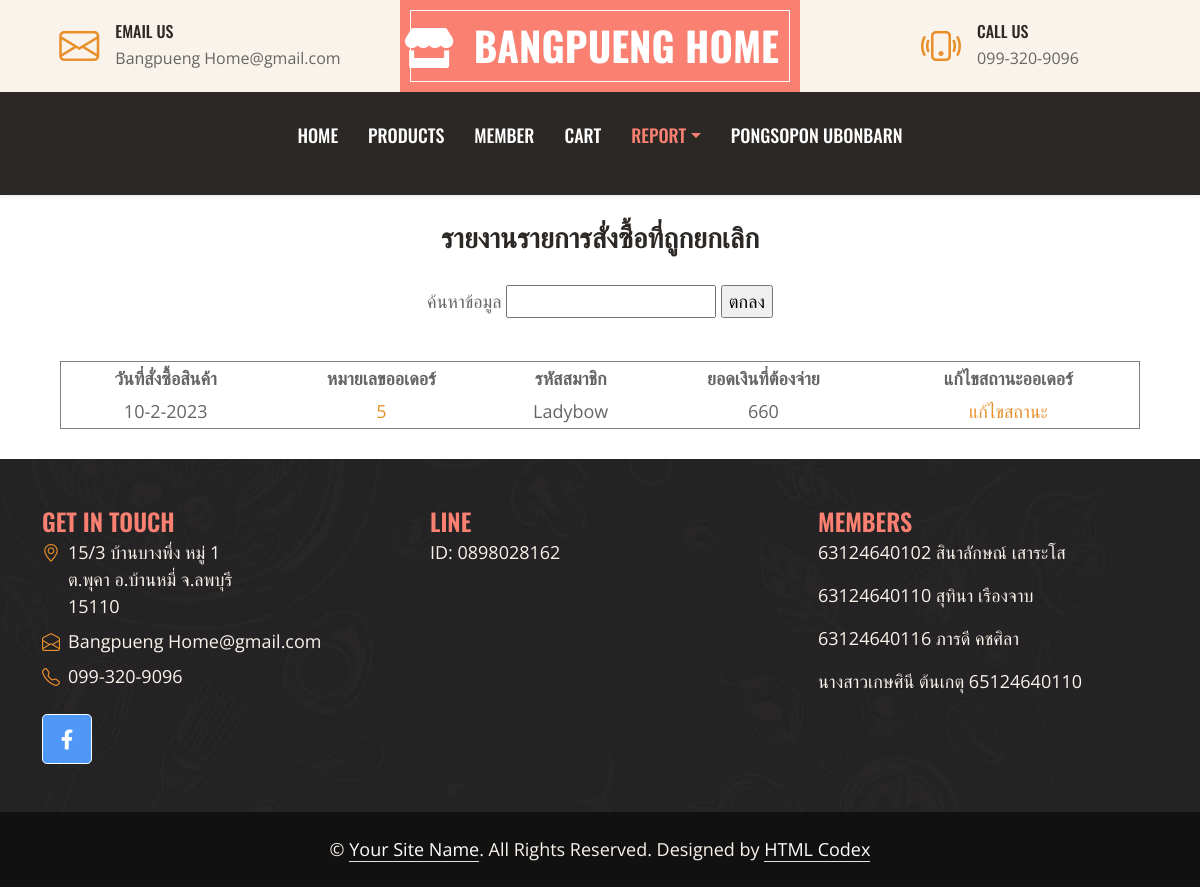
The app's page /report10.php (signed in) with its own data.
### tables this page shows
CREATE TABLE `order_head` (
  `o_id` int(11) NOT NULL,
  `o_date` varchar(20) NOT NULL,
  `username` varchar(20) NOT NULL,
  `s_id` varchar(20) NOT NULL
);

### report10.php (the view, shortened to what this page needs)
<?php
if (!$_SESSION["userID"]){
	  Header("Location: login.php");
}else { ?>
<!DOCTYPE html>
<html lang="en">
<head>
    <link href="https://cdnjs.cloudflare.com/ajax/libs/font-awesome/5.10.0/css/all.min.css" rel="stylesheet">
    <link href="https://cdn.jsdelivr.net/npm/bootstrap-icons@1.4.1/font/bootstrap-icons.css" rel="stylesheet">
    <link href="lib/owlcarousel/assets/owl.carousel.min.css" rel="stylesheet">
    <link href="css/bootstrap.min.css" rel="stylesheet">
    <link href="css/style.css" rel="stylesheet">
</head>
<body>
    <div class="container-fluid px-0 d-none d-lg-block">
        <div class="row gx-0">
            <div class="col-lg-4 text-center bg-secondary py-3">
                <div class="d-inline-flex align-items-center justify-content-center">
                    <i class="bi bi-envelope fs-1 text-primary me-3"></i>
                    <div class="text-start">
                        <h6 class="text-uppercase mb-1">Email Us</h6>
                        <span>Bangpueng Home@gmail.com</span>
                    </div>
                </div>
            </div>
<div class="col-lg-4 text-center bg-custom-color border-inner py-3">
    <div class="d-inline-flex align-items-center justify-content-center">
        <a href="index.html" class="navbar-brand">
            <h1 class="m-0 text-uppercase text-white"><i class="fas fa-store"></i>&nbsp;&nbsp;Bangpueng Home</h1>
        </a>
    </div>
</div>
            <div class="col-lg-4 text-center bg-secondary py-3">
                <div class="d-inline-flex align-items-center justify-content-center">
                    <i class="bi bi-phone-vibrate fs-1 text-primary me-3"></i>
                    <div class="text-start">
                        <h6 class="text-uppercase mb-1">Call Us</h6>
                        <span>099-320-9096</span>
                    </div>
                </div>
            </div>
        </div>
    </div>
    <nav class="navbar navbar-expand-lg bg-dark navbar-dark shadow-sm py-3 py-lg-0 px-3 px-lg-0">
        <div class="collapse navbar-collapse" id="navbarCollapse">
            <div class="navbar-nav ms-auto mx-lg-auto py-0">
                <a href="indexa.php" class="nav-item nav-link">Home</a>
                <a href="listp_records.php" class="nav-item nav-link">Products</a>
                <a href="list_records.php" class="nav-item nav-link">Member</a>
                <a href="ca.php" class="nav-item nav-link">Cart</a>
                <div class="nav-item dropdown">
                    <a href="#" class="nav-link dropdown-toggle active" data-bs-toggle="dropdown">Report</a>
                    </div>
                <p class="nav-item nav-link"> <?php echo ($_SESSION['user']);?></p>
            </div>
        </div>
    </nav>
    <?php
  $con = new mysqli("localhost","root","123456789","user_db");
  $con->set_charset("utf8");
?>
<center>
<br>
<h3>รายงานรายการสั่งซื้อที่ถูกยกเลิก</h3><br>
<form method="GET" id="form" enctype="multipart/form-data" action=""><font style='font-size:18px'>
    ค้นหาข้อมูล
    <input type="text" name="search" size="20" value="">
    <input type="submit" value="ตกลง">
</form>
<p></p><br>
<table width="90%" border="1" cellspacing="0" cellpadding="3">
<tr>
<td align="center"><font size = "4"><strong>วันที่สั่งซื้อสินค้า</strong></th>
<td align="center"><font size = "4"><strong>หมายเลขออเดอร์</strong></th>
<td align="center"><font size = "4"><strong>รหัสสมาชิก</strong></th>
<td align="center"><font size = "4"><strong>ยอดเงินที่ต้องจ่าย</strong></th>
<td align="center"><font size = "4"><strong>แก้ไขสถานะออเดอร์</strong></th>
</tr>
<?php
$search=isset($_GET['search']) ? $_GET['search']:'';
$sql = "SELECT o_date,order_head.o_id,username,s_name, SUM(o_sum) as o_sum FROM order_detail
INNER JOIN order_head
ON order_detail.o_id=order_head.o_id
INNER JOIN sta
ON order_head.s_id=sta.s_id
WHERE order_head.s_id='CN' AND (o_date LIKE '%$search%' or username LIKE '%$search')
GROUP BY order_head.o_id";
$result = $con->query($sql);
if($result->num_rows>0){
    while($row=$result->fetch_assoc()){
    $total = 0;
    $total=$total+$row[o_sum];
?>
<tr>
<td align="center"><font style='font-size:18px'><?php echo $row['o_date']; ?></td>
<td align="center"><font style='font-size:18px'><?php echo "<a href='order.php?o_id=$row[o_id]'>".$row['o_id'];?></td>
<td align="center"><font style='font-size:18px'><?php echo $row['username']; ?></td>
<td align="center"><font style='font-size:18px'><?php echo $total; ?></td>
<td align="center"><font style='font-size:18px'><a href='upstatu.php?o_id=<? echo $row['o_id'] ?>'><font style='font-size:18px'>แก้ไขสถานะ</a></td>
</tr>
<?php
    }
}else{
    echo "<br>";
    echo "ไม่มีผลลัพธ์";
}
?>
</table>
</center>
<div class="container-fluid bg-img text-secondary" style="margin-top: 30px">
        <div class="container">
            <div class="row gx-5">
                <div class="col-lg-12 col-md-6">
                    <div class="row gx-5">
                        <div class="col-lg-4 col-md-10 pt-5 mb-5">
                             <h4 style="color: salmon; text-transform: uppercase; margin-bottom: 4px;">Get In Touch</h4>
                            <div class="d-flex mb-2">
                                <i class="bi bi-geo-alt text-primary me-2"></i>
                                <p class="mb-0">15/3 บ้านบางพึ่ง หมู่ 1 <br> ต.พุคา อ.บ้านหมี่ จ.ลพบุรี <br> 15110</p>
                            </div>
                            <div class="d-flex mb-2">
                                <i class="bi bi-envelope-open text-primary me-2"></i>
                                <p class="mb-0">Bangpueng Home@gmail.com</p>
                            </div>
                            <div class="d-flex mb-2">
                                <i class="bi bi-telephone text-primary me-2"></i>
                                <p class="mb-0">099-320-9096</p>
                            </div>
                            <div class="d-flex mt-4">
                                <a class="btn btn-lg btn-custom-color btn-lg-square " href="https://web.facebook.com/OTOPBANGPHUNG" style="color: white;" ><i class="fab fa-facebook-f fw-normal"></i></a>
                            </div>
                        </div>
                        <div class="col-lg-4 col-md-12 pt-0 pt-lg-5 mb-5">
                            <h4 style="color: salmon; text-transform: uppercase; margin-bottom: 4px;">Line</h4>
                            <p>ID: 0898028162</p>
                        </div>
                        <div class="col-lg-4 col-md-12 pt-0 pt-lg-5 mb-5">
                            <h4 style="color: salmon; text-transform: uppercase; margin-bottom: 4px;">Members</h4>
                            <p>63124640102 สินาลักษณ์ เสาระโส</p>
                            <p>63124640110 สุทินา เรืองจาบ</p>
                            <p>63124640116 ภารดี คชศิลา</p>
                            <p>นางสาวเกษศินี ต้นเกตุ 65124640110</p>
                        </div>
                    </div>
                </div>
            </div>
        </div>
    </div>
    <div class="container-fluid text-secondary py-4" style="background: #111111;">
        <div class="container text-center">
            <p class="mb-0">&copy; <a class="text-white border-bottom" href="#">Your Site Name</a>. All Rights Reserved. Designed by <a class="text-white border-bottom" href="https://htmlcodex.com">HTML Codex</a></p>
        </div>
    </div>
</body>
</html>
<?php }?>

### css/style.css (style rules this page uses)
:root { --primary: salmon; --secondary: #FAF3EB; --light: #FFFFFF; --dark: #2B2825; }
h1, h2, .font-weight-bold { font-weight: 700 !important; }
h3, h4, .font-weight-semi-bold { font-weight: 600 !important; }
h5, h6, .font-weight-medium { font-weight: 500 !important; }
.btn { font-family: 'Oswald', sans-serif; font-weight: 600; transition: .5s; }
.border-inner { position: relative; }
.border-inner * { position: relative; z-index: 1; }
.border-inner::before { position: absolute; content: ""; top: 10px; right: 10px; bottom: 10px; left: 10px; background: none; border: 1px solid var(--light); z-index: 0; }
.btn-lg-square { width: 50px; height: 50px; }
.btn-square, .btn-sm-square, .btn-lg-square { padding-left: 0; padding-right: 0; text-align: center; }
.navbar-dark .navbar-nav .nav-link { font-family: 'Oswald', sans-serif; padding: 30px 15px; font-size: 18px; font-weight: 500; text-transform: uppercase; color: var(--light); outline: none; transition: .5s; }
.navbar-dark .navbar-nav .nav-link:hover, .navbar-dark .navbar-nav .nav-link.active { color: var(--primary); }
.bg-custom-color { background-color:salmon; border-color:white; }
.btn-custom-color { background-color:rgb(79, 152, 248); border-color:white; }
.bg-img { background: linear-gradient(rgba(43, 40, 37, .5), rgba(43, 40, 37, .5)), url(../img/bg.jpg) center center no-repeat; background-size: cover; }

### records on screen
order_head: o_date "10-2-2023", o_id "5", username "Ladybow", total "660"

### other values on screen
$_SESSION['user'] "PONGSOPON UBONBARN"
